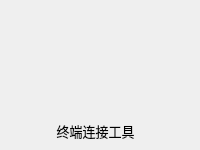
                           <widget class="QWidget" name="widget_18" native="true">
                            <property name="geometry">
                             <rect>
                              <x>240</x>
                              <y>330</y>
                              <width>200</width>
                              <height>150</height>
                             </rect>
                            </property>
                            <property name="minimumSize">
                             <size>
                              <width>200</width>
                              <height>150</height>
                             </size>
                            </property>
                            <property name="maximumSize">
                             <size>
                              <width>100</width>
                              <height>50</height>
                             </size>
                            </property>
                            <property name="styleSheet">
                             <string notr="true">#widget_18{
background-color: rgba(64, 96, 115, 255);
border-radius: 10px;
}</string>
                            </property>
                            <widget class="QWidget" name="widget_20" native="true">
                             <property name="geometry">
                              <rect>
                               <x>50</x>
                               <y>20</y>
                               <width>91</width>
                               <height>81</height>
                              </rect>
                             </property>
                             <property name="styleSheet">
                              <string notr="true">image: url(:/lib/encoding.png);</string>
                             </property>
                            </widget>
                            <widget class="QLabel" name="label_9">
                             <property name="geometry">
                              <rect>
                               <x>50</x>
                               <y>120</y>
                               <width>91</width>
                               <height>21</height>
                              </rect>
                             </property>
                             <property name="font">
                              <font>
                               <family>OPPOSans B</family>
                               <pointsize>10</pointsize>
                              </font>
                             </property>
                             <property name="text">
                              <string>终端连接工具</string>
                             </property>
                             <property name="alignment">
                              <set>Qt::AlignCenter</set>
                             </property>
                            </widget>
                            <widget class="QToolButton" name="toolButton_8">
                             <property name="geometry">
                              <rect>
                               <x>160</x>
                               <y>0</y>
                               <width>40</width>
                               <height>40</height>
                              </rect>
                             </property>
                             <property name="minimumSize">
                              <size>
                               <width>40</width>
                               <height>40</height>
                              </size>
                             </property>
                             <property name="maximumSize">
                              <size>
                               <width>40</width>
                               <height>40</height>
                              </size>
                             </property>
                             <property name="styleSheet">
                              <string notr="true">QToolButton {
	
	color: rgb(217, 236, 237);
	background-color: rgba(255, 255, 255, 0);
	border: none;
}

QToolButton::menu-indicator { 
	image: None;
}

 
QToolButton:hover {
	color: rgb(255, 255, 255);
	background-color: rgba(255, 255, 255, 0);
	border: none;
}</string>
                             </property>
                             <property name="text">
                              <string/>
                             </property>
                             <property name="icon">
                              <iconset resource="lib.qrc">
                               <normaloff>:/lib/caozuo.png</normaloff>:/lib/caozuo.png</iconset>
                             </property>
                             <property name="iconSize">
                              <size>
                               <width>20</width>
                               <height>20</height>
                              </size>
                             </property>
                            </widget>
                           </widget>
